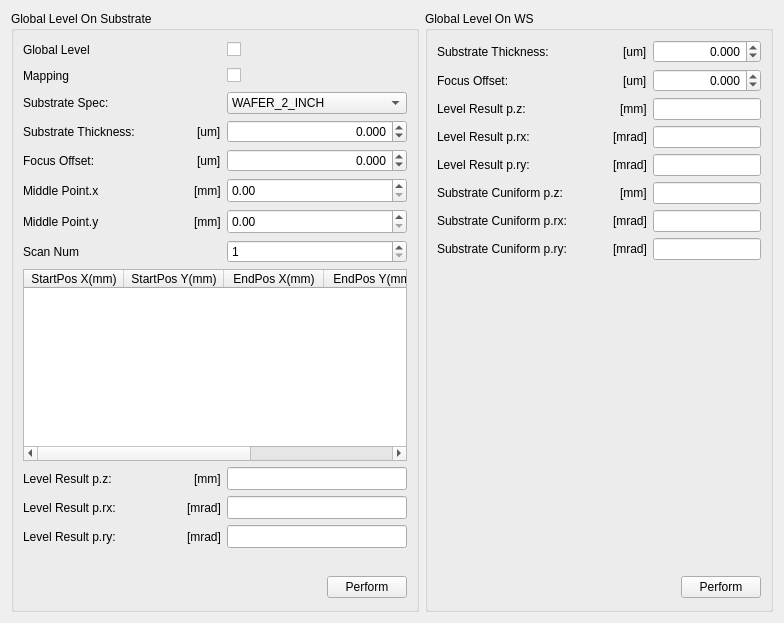
     <widget class="QWidget" name="tab">
      <attribute name="title">
       <string>Do global/Update Baseline</string>
      </attribute>
      <layout class="QGridLayout">
       <item row="0" column="0">
        <widget class="QGroupBox" name="EC4T_do_global_level_on_substrate_qgb">
         <property name="title">
          <string>Global Level On Substrate</string>
         </property>
         <layout class="QGridLayout">
          <item row="0" column="0">
           <layout class="QHBoxLayout">
            <item>
             <widget class="QLabel" name="EC4T_do_global_level_on_substrate__substrate_spec_qlb_2">
              <property name="text">
               <string>Global Level</string>
              </property>
             </widget>
            </item>
            <item>
             <spacer>
              <property name="orientation">
               <enum>Qt::Horizontal</enum>
              </property>
              <property name="sizeHint" stdset="0">
               <size>
                <width>40</width>
                <height>20</height>
               </size>
              </property>
             </spacer>
            </item>
           </layout>
          </item>
          <item row="0" column="1">
           <widget class="SMEE::CheckBox" name="EC4T_do_global_level_on_substrate_global_level_qckb">
            <property name="minimumSize">
             <size>
              <width>180</width>
              <height>0</height>
             </size>
            </property>
            <property name="maximumSize">
             <size>
              <width>180</width>
              <height>16777215</height>
             </size>
            </property>
            <property name="text">
             <string/>
            </property>
           </widget>
          </item>
          <item row="1" column="0">
           <layout class="QHBoxLayout">
            <item>
             <widget class="QLabel" name="EC4T_do_global_level_on_substrate__substrate_spec_qlb_3">
              <property name="text">
               <string>Mapping</string>
              </property>
             </widget>
            </item>
            <item>
             <spacer>
              <property name="orientation">
               <enum>Qt::Horizontal</enum>
              </property>
              <property name="sizeHint" stdset="0">
               <size>
                <width>40</width>
                <height>20</height>
               </size>
              </property>
             </spacer>
            </item>
           </layout>
          </item>
          <item row="1" column="1">
           <widget class="SMEE::CheckBox" name="EC4T_do_global_level_on_substrate_mapping_qckb">
            <property name="minimumSize">
             <size>
              <width>180</width>
              <height>0</height>
             </size>
            </property>
            <property name="maximumSize">
             <size>
              <width>180</width>
              <height>16777215</height>
             </size>
            </property>
            <property name="text">
             <string/>
            </property>
           </widget>
          </item>
          <item row="2" column="0">
           <layout class="QHBoxLayout">
            <item>
             <widget class="QLabel" name="EC4T_do_global_level_on_substrate__substrate_spec_qlb">
              <property name="text">
               <string>Substrate Spec:</string>
              </property>
             </widget>
            </item>
            <item>
             <spacer>
              <property name="orientation">
               <enum>Qt::Horizontal</enum>
              </property>
              <property name="sizeHint" stdset="0">
               <size>
                <width>40</width>
                <height>20</height>
               </size>
              </property>
             </spacer>
            </item>
           </layout>
          </item>
          <item row="2" column="1">
           <widget class="QComboBox" name="EC4T_do_global_level_on_substrate__substrate_spec_qcb">
            <property name="minimumSize">
             <size>
              <width>180</width>
              <height>0</height>
             </size>
            </property>
            <property name="maximumSize">
             <size>
              <width>180</width>
              <height>16777215</height>
             </size>
            </property>
            <item>
             <property name="text">
              <string>WAFER_2_INCH</string>
             </property>
            </item>
            <item>
             <property name="text">
              <string>WAFER_3_INCH</string>
             </property>
            </item>
            <item>
             <property name="text">
              <string>WAFER_4_INCH</string>
             </property>
            </item>
            <item>
             <property name="text">
              <string>WAFER_5_INCH</string>
             </property>
            </item>
            <item>
             <property name="text">
              <string>WAFER_6_INCH</string>
             </property>
            </item>
            <item>
             <property name="text">
              <string>WAFER_8_INCH</string>
             </property>
            </item>
            <item>
             <property name="text">
              <string>WAFER_12_INCH</string>
             </property>
            </item>
            <item>
             <property name="text">
              <string>WAFER_18_INCH</string>
             </property>
            </item>
           </widget>
          </item>
          <item row="3" column="0">
           <layout class="QHBoxLayout">
            <item>
             <widget class="QLabel" name="EC4T_do_global_level_on_substrate__substrate_thickness_qlb">
              <property name="text">
               <string>Substrate Thickness:</string>
              </property>
             </widget>
            </item>
            <item>
             <spacer>
              <property name="orientation">
               <enum>Qt::Horizontal</enum>
              </property>
              <property name="sizeHint" stdset="0">
               <size>
                <width>40</width>
                <height>20</height>
               </size>
              </property>
             </spacer>
            </item>
            <item>
             <widget class="QLabel" name="EC4T_do_global_level_on_substrate__substrate_thickness_qlb_2">
              <property name="text">
               <string>[um]</string>
              </property>
             </widget>
            </item>
           </layout>
          </item>
          <item row="3" column="1">
           <widget class="QDoubleSpinBox" name="EC4T_do_global_level_on_substrate__substrate_thickness_qdsb">
            <property name="minimumSize">
             <size>
              <width>180</width>
              <height>0</height>
             </size>
            </property>
            <property name="maximumSize">
             <size>
              <width>180</width>
              <height>16777215</height>
             </size>
            </property>
            <property name="alignment">
             <set>Qt::AlignRight|Qt::AlignTrailing|Qt::AlignVCenter</set>
            </property>
            <property name="decimals">
             <number>3</number>
            </property>
            <property name="minimum">
             <double>-1000000.000000000000000</double>
            </property>
            <property name="maximum">
             <double>1000000.000000000000000</double>
            </property>
            <property name="singleStep">
             <double>0.001000000000000</double>
            </property>
           </widget>
          </item>
          <item row="4" column="0">
           <layout class="QGridLayout">
            <item row="0" column="0">
             <widget class="QLabel" name="EC4T_do_global_level_on_substrate__user_focus_offset_qlb">
              <property name="text">
               <string>Focus Offset:</string>
              </property>
             </widget>
            </item>
            <item row="0" column="1">
             <spacer>
              <property name="orientation">
               <enum>Qt::Horizontal</enum>
              </property>
              <property name="sizeHint" stdset="0">
               <size>
                <width>40</width>
                <height>20</height>
               </size>
              </property>
             </spacer>
            </item>
            <item row="0" column="2">
             <widget class="QLabel" name="EC4T_do_global_level_on_substrate__substrate_thickness_qlb_3">
              <property name="text">
               <string>[um]</string>
              </property>
             </widget>
            </item>
           </layout>
          </item>
          <item row="4" column="1">
           <widget class="QDoubleSpinBox" name="EC4T_do_global_level_on_substrate__user_focus_offset_qdsb">
            <property name="minimumSize">
             <size>
              <width>180</width>
              <height>0</height>
             </size>
            </property>
            <property name="maximumSize">
             <size>
              <width>180</width>
              <height>16777215</height>
             </size>
            </property>
            <property name="alignment">
             <set>Qt::AlignRight|Qt::AlignTrailing|Qt::AlignVCenter</set>
            </property>
            <property name="decimals">
             <number>3</number>
            </property>
            <property name="minimum">
             <double>-1000000.000000000000000</double>
            </property>
            <property name="maximum">
             <double>1000000.000000000000000</double>
            </property>
            <property name="singleStep">
             <double>0.001000000000000</double>
            </property>
           </widget>
          </item>
          <item row="5" column="0">
           <layout class="QHBoxLayout">
            <item>
             <widget class="QLabel" name="label">
              <property name="text">
               <string>Middle Point.x</string>
              </property>
             </widget>
            </item>
            <item>
             <spacer>
              <property name="orientation">
               <enum>Qt::Horizontal</enum>
              </property>
              <property name="sizeHint" stdset="0">
               <size>
                <width>16</width>
                <height>20</height>
               </size>
              </property>
             </spacer>
            </item>
            <item>
             <widget class="QLabel" name="label_3">
              <property name="text">
               <string>[mm]</string>
              </property>
             </widget>
            </item>
           </layout>
          </item>
          <item row="5" column="1">
           <widget class="SMEE::DoubleSpinBox" name="EC4T_do_global_level_on_substrate__middle_point_x_qdsb">
            <property name="minimumSize">
             <size>
              <width>180</width>
              <height>25</height>
             </size>
            </property>
            <property name="maximumSize">
             <size>
              <width>180</width>
              <height>25</height>
             </size>
            </property>
            <property name="text" stdset="0">
             <string>0.00</string>
            </property>
           </widget>
          </item>
          <item row="6" column="0">
           <layout class="QHBoxLayout">
            <item>
             <widget class="QLabel" name="label_2">
              <property name="text">
               <string>Middle Point.y</string>
              </property>
             </widget>
            </item>
            <item>
             <spacer>
              <property name="orientation">
               <enum>Qt::Horizontal</enum>
              </property>
              <property name="sizeHint" stdset="0">
               <size>
                <width>16</width>
                <height>20</height>
               </size>
              </property>
             </spacer>
            </item>
            <item>
             <widget class="QLabel" name="label_4">
              <property name="text">
               <string>[mm]</string>
              </property>
             </widget>
            </item>
           </layout>
          </item>
          <item row="6" column="1">
           <widget class="SMEE::DoubleSpinBox" name="EC4T_do_global_level_on_substrate__middle_point_y_qdsb">
            <property name="minimumSize">
             <size>
              <width>180</width>
              <height>25</height>
             </size>
            </property>
            <property name="maximumSize">
             <size>
              <width>180</width>
              <height>25</height>
             </size>
            </property>
            <property name="text" stdset="0">
             <string>0.00</string>
            </property>
           </widget>
          </item>
          <item row="7" column="0">
           <layout class="QHBoxLayout">
            <item>
             <widget class="QLabel" name="label_5">
              <property name="text">
               <string>Scan Num</string>
              </property>
             </widget>
            </item>
            <item>
             <spacer>
              <property name="orientation">
               <enum>Qt::Horizontal</enum>
              </property>
              <property name="sizeHint" stdset="0">
               <size>
                <width>40</width>
                <height>20</height>
               </size>
              </property>
             </spacer>
            </item>
           </layout>
          </item>
          <item row="8" column="0" colspan="2">
           <widget class="SMEE::TableWidget" name="TW_Global_Substrate">
            <property name="text" stdset="0">
             <string>TableWidget</string>
            </property>
            <column>
             <property name="text">
              <string>StartPos X(mm)</string>
             </property>
            </column>
            <column>
             <property name="text">
              <string>StartPos Y(mm)</string>
             </property>
            </column>
            <column>
             <property name="text">
              <string>EndPos X(mm)</string>
             </property>
            </column>
            <column>
             <property name="text">
              <string>EndPos Y(mm)</string>
             </property>
            </column>
            <column>
             <property name="text">
              <string>SpotValid</string>
             </property>
            </column>
           </widget>
          </item>
          <item row="9" column="0">
           <layout class="QHBoxLayout">
            <item>
             <widget class="QLabel" name="EC4T_do_global_level_on_substrate__level_result_p_z_qlb">
              <property name="text">
               <string>Level Result p.z:</string>
              </property>
             </widget>
            </item>
            <item>
             <spacer>
              <property name="orientation">
               <enum>Qt::Horizontal</enum>
              </property>
              <property name="sizeHint" stdset="0">
               <size>
                <width>40</width>
                <height>20</height>
               </size>
              </property>
             </spacer>
            </item>
            <item>
             <widget class="QLabel" name="EC4T_do_global_level_on_substrate__level_result_p_z_qlb_2">
              <property name="text">
               <string>[mm]</string>
              </property>
             </widget>
            </item>
           </layout>
          </item>
          <item row="9" column="1">
           <widget class="SMEE::StatusLine" name="EC4T_do_global_level_on_substrate__level_result_p_z_qle">
            <property name="minimumSize">
             <size>
              <width>180</width>
              <height>23</height>
             </size>
            </property>
            <property name="maximumSize">
             <size>
              <width>180</width>
              <height>16777215</height>
             </size>
            </property>
            <property name="alignment">
             <set>Qt::AlignRight|Qt::AlignTrailing|Qt::AlignVCenter</set>
            </property>
           </widget>
          </item>
          <item row="10" column="0">
           <layout class="QHBoxLayout">
            <item>
             <widget class="QLabel" name="EC4T_do_global_level_on_substrate__level_result_p_rx_qlb">
              <property name="text">
               <string>Level Result p.rx:</string>
              </property>
             </widget>
            </item>
            <item>
             <spacer>
              <property name="orientation">
               <enum>Qt::Horizontal</enum>
              </property>
              <property name="sizeHint" stdset="0">
               <size>
                <width>40</width>
                <height>20</height>
               </size>
              </property>
             </spacer>
            </item>
            <item>
             <widget class="QLabel" name="EC4T_do_global_level_on_substrate__level_result_p_rx_qlb_2">
              <property name="text">
               <string>[mrad]</string>
              </property>
             </widget>
            </item>
           </layout>
          </item>
          <item row="10" column="1">
           <widget class="SMEE::StatusLine" name="EC4T_do_global_level_on_substrate__level_result_p_rx_qle">
            <property name="minimumSize">
             <size>
              <width>180</width>
              <height>23</height>
             </size>
            </property>
            <property name="maximumSize">
             <size>
              <width>180</width>
              <height>16777215</height>
             </size>
            </property>
            <property name="alignment">
             <set>Qt::AlignRight|Qt::AlignTrailing|Qt::AlignVCenter</set>
            </property>
           </widget>
          </item>
          <item row="11" column="0">
           <layout class="QHBoxLayout">
            <item>
             <widget class="QLabel" name="EC4T_do_global_level_on_substrate__level_result_p_ry_qlb">
              <property name="text">
               <string>Level Result p.ry:</string>
              </property>
             </widget>
            </item>
            <item>
             <spacer>
              <property name="orientation">
               <enum>Qt::Horizontal</enum>
              </property>
              <property name="sizeHint" stdset="0">
               <size>
                <width>40</width>
                <height>20</height>
               </size>
              </property>
             </spacer>
            </item>
            <item>
             <widget class="QLabel" name="EC4T_do_global_level_on_substrate__level_result_p_ry_qlb_2">
              <property name="text">
               <string>[mrad]</string>
              </property>
             </widget>
            </item>
           </layout>
          </item>
          <item row="11" column="1">
           <widget class="SMEE::StatusLine" name="EC4T_do_global_level_on_substrate__level_result_p_ry_qle">
            <property name="minimumSize">
             <size>
              <width>180</width>
              <height>23</height>
             </size>
            </property>
            <property name="maximumSize">
             <size>
              <width>180</width>
              <height>16777215</height>
             </size>
            </property>
            <property name="alignment">
             <set>Qt::AlignRight|Qt::AlignTrailing|Qt::AlignVCenter</set>
            </property>
           </widget>
          </item>
          <item row="12" column="0">
           <spacer>
            <property name="orientation">
             <enum>Qt::Vertical</enum>
            </property>
            <property name="sizeHint" stdset="0">
             <size>
              <width>198</width>
              <height>21</height>
             </size>
            </property>
           </spacer>
          </item>
          <item row="13" column="0" colspan="2">
           <layout class="QGridLayout">
            <item row="0" column="0">
             <spacer>
              <property name="orientation">
               <enum>Qt::Horizontal</enum>
              </property>
              <property name="sizeHint" stdset="0">
               <size>
                <width>40</width>
                <height>25</height>
               </size>
              </property>
             </spacer>
            </item>
            <item row="0" column="1">
             <widget class="SMEE::PerformButton" name="EC4T_do_global_level_on_substrate_qpb">
              <property name="text">
               <string>Perform</string>
              </property>
             </widget>
            </item>
           </layout>
          </item>
          <item row="7" column="1">
           <widget class="SMEE::SpinBox" name="EC4T_do_global_level_on_substrate__scannum_qsb">
            <property name="text" stdset="0">
             <string>1</string>
            </property>
            <property name="minimum">
             <number>1</number>
            </property>
            <property name="maximum">
             <number>40</number>
            </property>
            <property name="value">
             <number>1</number>
            </property>
           </widget>
          </item>
         </layout>
        </widget>
       </item>
       <item row="0" column="1">
        <widget class="QGroupBox" name="EC4T_do_global_level_on_ws_fiducial_qgb">
         <property name="title">
          <string>Global Level On WS</string>
         </property>
         <layout class="QGridLayout">
          <item row="0" column="0">
           <layout class="QHBoxLayout">
            <item>
             <widget class="QLabel" name="EC4T_do_global_level_on_ws_fiducial__substrate_thickness_qlb">
              <property name="text">
               <string>Substrate Thickness:</string>
              </property>
             </widget>
            </item>
            <item>
             <spacer>
              <property name="orientation">
               <enum>Qt::Horizontal</enum>
              </property>
              <property name="sizeHint" stdset="0">
               <size>
                <width>40</width>
                <height>20</height>
               </size>
              </property>
             </spacer>
            </item>
            <item>
             <widget class="QLabel" name="EC4T_do_global_level_on_ws_fiducial__substrate_thickness_qlb_2">
              <property name="text">
               <string>[um]</string>
              </property>
             </widget>
            </item>
           </layout>
          </item>
          <item row="0" column="1">
           <widget class="QDoubleSpinBox" name="EC4T_do_global_level_on_ws_fiducial__substrate_thickness_qdsb">
            <property name="alignment">
             <set>Qt::AlignRight|Qt::AlignTrailing|Qt::AlignVCenter</set>
            </property>
            <property name="decimals">
             <number>3</number>
            </property>
            <property name="minimum">
             <double>-1000000.000000000000000</double>
            </property>
            <property name="maximum">
             <double>1000000.000000000000000</double>
            </property>
            <property name="singleStep">
             <double>0.001000000000000</double>
            </property>
           </widget>
          </item>
          <item row="1" column="0">
           <layout class="QGridLayout">
            <item row="0" column="0">
             <widget class="QLabel" name="EC4T_do_global_level_on_ws_fiducial__user_focus_offset_qlb">
              <property name="text">
               <string>Focus Offset:</string>
              </property>
             </widget>
            </item>
            <item row="0" column="1">
             <spacer>
              <property name="orientation">
               <enum>Qt::Horizontal</enum>
              </property>
              <property name="sizeHint" stdset="0">
               <size>
                <width>40</width>
                <height>20</height>
               </size>
              </property>
             </spacer>
            </item>
            <item row="0" column="2">
             <widget class="QLabel" name="EC4T_do_global_level_on_substrate__substrate_thickness_qlb_4">
              <property name="text">
               <string>[um]</string>
              </property>
             </widget>
            </item>
           </layout>
          </item>
          <item row="1" column="1">
           <widget class="QDoubleSpinBox" name="EC4T_do_global_level_on_ws_fiducial__user_focus_offset_qdsb">
            <property name="alignment">
             <set>Qt::AlignRight|Qt::AlignTrailing|Qt::AlignVCenter</set>
            </property>
            <property name="decimals">
             <number>3</number>
            </property>
            <property name="minimum">
             <double>-1000000.000000000000000</double>
            </property>
            <property name="maximum">
             <double>1000000.000000000000000</double>
            </property>
            <property name="singleStep">
             <double>0.001000000000000</double>
            </property>
           </widget>
          </item>
          <item row="2" column="0">
           <layout class="QHBoxLayout">
            <item>
             <widget class="QLabel" name="EC4T_do_global_level_on_ws_fiducial__level_result_p_z_qlb">
              <property name="text">
               <string>Level Result p.z:</string>
              </property>
             </widget>
            </item>
            <item>
             <spacer>
              <property name="orientation">
               <enum>Qt::Horizontal</enum>
              </property>
              <property name="sizeHint" stdset="0">
               <size>
                <width>40</width>
                <height>20</height>
               </size>
              </property>
             </spacer>
            </item>
            <item>
             <widget class="QLabel" name="EC4T_do_global_level_on_ws_fiducial__level_result_p_z_qlb_2">
              <property name="text">
               <string>[mm]</string>
              </property>
             </widget>
            </item>
           </layout>
          </item>
          <item row="2" column="1">
           <widget class="SMEE::StatusLine" name="EC4T_do_global_level_on_ws_fiducial__level_result_p_z_qle">
            <property name="alignment">
             <set>Qt::AlignRight|Qt::AlignTrailing|Qt::AlignVCenter</set>
            </property>
           </widget>
          </item>
          <item row="3" column="0">
           <layout class="QHBoxLayout">
            <item>
             <widget class="QLabel" name="EC4T_do_global_level_on_ws_fiducial__level_result_p_rx_qlb">
              <property name="text">
               <string>Level Result p.rx:</string>
              </property>
             </widget>
            </item>
            <item>
             <spacer>
              <property name="orientation">
               <enum>Qt::Horizontal</enum>
              </property>
              <property name="sizeHint" stdset="0">
               <size>
                <width>40</width>
                <height>20</height>
               </size>
              </property>
             </spacer>
            </item>
            <item>
             <widget class="QLabel" name="EC4T_do_global_level_on_ws_fiducial__level_result_p_rx_qlb_2">
              <property name="text">
               <string>[mrad]</string>
              </property>
             </widget>
            </item>
           </layout>
          </item>
          <item row="3" column="1">
           <widget class="SMEE::StatusLine" name="EC4T_do_global_level_on_ws_fiducial__level_result_p_rx_qle">
            <property name="alignment">
             <set>Qt::AlignRight|Qt::AlignTrailing|Qt::AlignVCenter</set>
            </property>
           </widget>
          </item>
          <item row="4" column="0">
           <layout class="QHBoxLayout">
            <item>
             <widget class="QLabel" name="EC4T_do_global_level_on_ws_fiducial__level_result_p_ry_qlb">
              <property name="text">
               <string>Level Result p.ry:</string>
              </property>
             </widget>
            </item>
            <item>
             <spacer>
              <property name="orientation">
               <enum>Qt::Horizontal</enum>
              </property>
              <property name="sizeHint" stdset="0">
               <size>
                <width>40</width>
                <height>20</height>
               </size>
              </property>
             </spacer>
            </item>
            <item>
             <widget class="QLabel" name="EC4T_do_global_level_on_ws_fiducial__level_result_p_ry_qlb_2">
              <property name="text">
               <string>[mrad]</string>
              </property>
             </widget>
            </item>
           </layout>
          </item>
          <item row="4" column="1">
           <widget class="SMEE::StatusLine" name="EC4T_do_global_level_on_ws_fiducial__level_result_p_ry_qle">
            <property name="alignment">
             <set>Qt::AlignRight|Qt::AlignTrailing|Qt::AlignVCenter</set>
            </property>
           </widget>
          </item>
          <item row="5" column="0">
           <layout class="QHBoxLayout">
            <item>
             <widget class="QLabel" name="EC4T_do_global_level_on_ws_fiducial__substrate_cuniform_p_z_qlb">
              <property name="text">
               <string>Substrate Cuniform p.z:</string>
              </property>
             </widget>
            </item>
            <item>
             <spacer>
              <property name="orientation">
               <enum>Qt::Horizontal</enum>
              </property>
              <property name="sizeHint" stdset="0">
               <size>
                <width>40</width>
                <height>20</height>
               </size>
              </property>
             </spacer>
            </item>
            <item>
             <widget class="QLabel" name="EC4T_do_global_level_on_ws_fiducial__substrate_cuniform_p_z_qlb_2">
              <property name="text">
               <string>[mm]</string>
              </property>
             </widget>
            </item>
           </layout>
          </item>
          <item row="5" column="1">
           <widget class="SMEE::StatusLine" name="EC4T_do_global_level_on_ws_fiducial__substrate_cuniform_p_z_qle">
            <property name="alignment">
             <set>Qt::AlignRight|Qt::AlignTrailing|Qt::AlignVCenter</set>
            </property>
           </widget>
          </item>
          <item row="6" column="0">
           <layout class="QHBoxLayout">
            <item>
             <widget class="QLabel" name="EC4T_do_global_level_on_ws_fiducial__substrate_cuniform_p_rx_qlb">
              <property name="text">
               <string>Substrate Cuniform p.rx:</string>
              </property>
             </widget>
            </item>
            <item>
             <spacer>
              <property name="orientation">
               <enum>Qt::Horizontal</enum>
              </property>
              <property name="sizeHint" stdset="0">
               <size>
                <width>40</width>
                <height>20</height>
               </size>
              </property>
             </spacer>
            </item>
            <item>
             <widget class="QLabel" name="EC4T_do_global_level_on_ws_fiducial__substrate_cuniform_p_rx_qlb_2">
              <property name="text">
               <string>[mrad]</string>
              </property>
             </widget>
            </item>
           </layout>
          </item>
          <item row="6" column="1">
           <widget class="SMEE::StatusLine" name="EC4T_do_global_level_on_ws_fiducial__substrate_cuniform_p_rx_qle">
            <property name="alignment">
             <set>Qt::AlignRight|Qt::AlignTrailing|Qt::AlignVCenter</set>
            </property>
           </widget>
          </item>
          <item row="7" column="0">
           <layout class="QHBoxLayout">
            <item>
             <widget class="QLabel" name="EC4T_do_global_level_on_ws_fiducial__substrate_cuniform_p_ry_qlb">
              <property name="text">
               <string>Substrate Cuniform p.ry:</string>
              </property>
             </widget>
            </item>
            <item>
             <spacer>
              <property name="orientation">
               <enum>Qt::Horizontal</enum>
              </property>
              <property name="sizeHint" stdset="0">
               <size>
                <width>40</width>
                <height>20</height>
               </size>
              </property>
             </spacer>
            </item>
            <item>
             <widget class="QLabel" name="EC4T_do_global_level_on_ws_fiducial__substrate_cuniform_p_ry_qlb_2">
              <property name="text">
               <string>[mrad]</string>
              </property>
             </widget>
            </item>
           </layout>
          </item>
          <item row="7" column="1">
           <widget class="SMEE::StatusLine" name="EC4T_do_global_level_on_ws_fiducial__substrate_cuniform_p_ry_qle">
            <property name="alignment">
             <set>Qt::AlignRight|Qt::AlignTrailing|Qt::AlignVCenter</set>
            </property>
           </widget>
          </item>
          <item row="8" column="0">
           <spacer>
            <property name="orientation">
             <enum>Qt::Vertical</enum>
            </property>
            <property name="sizeHint" stdset="0">
             <size>
              <width>20</width>
              <height>40</height>
             </size>
            </property>
           </spacer>
          </item>
          <item row="9" column="0" colspan="2">
           <layout class="QGridLayout">
            <item row="0" column="0">
             <spacer>
              <property name="orientation">
               <enum>Qt::Horizontal</enum>
              </property>
              <property name="sizeHint" stdset="0">
               <size>
                <width>40</width>
                <height>25</height>
               </size>
              </property>
             </spacer>
            </item>
            <item row="0" column="1">
             <widget class="SMEE::PerformButton" name="EC4T_do_global_level_on_ws_fiducial_qpb">
              <property name="text">
               <string>Perform</string>
              </property>
             </widget>
            </item>
           </layout>
          </item>
         </layout>
        </widget>
       </item>
      </layout>
     </widget>
